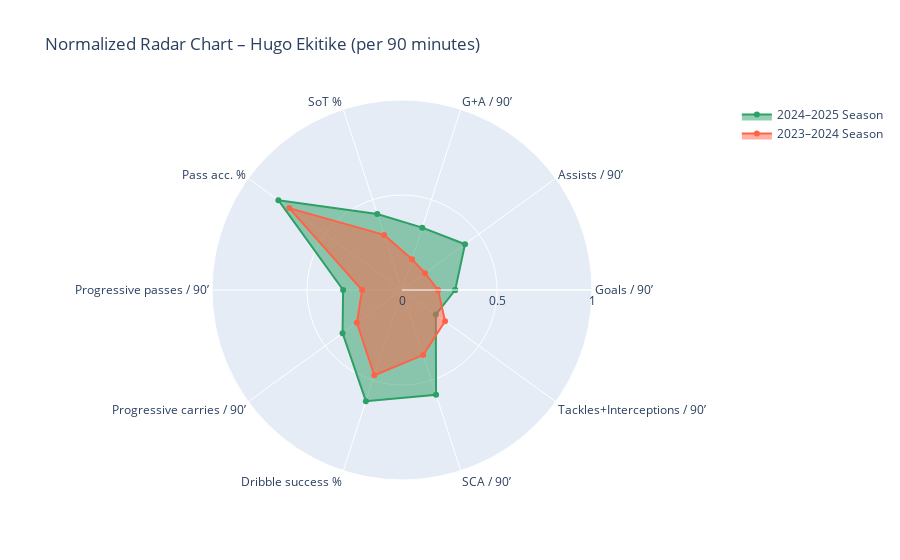

The code cell stored with this chart in its notebook:
### Code cell
import pandas as pd
import plotly.graph_objects as go

# === Player per90 stats for two seasons ===
player_stats_current = {
    "Goals / 90’": 0.28,
    "Assists / 90’": 0.41,
    "G+A / 90’": 0.69,
    "SoT %": 42.1,
    "Pass acc. %": 86.2,
    "Progressive passes / 90’": 3.1,
    "Progressive carries / 90’": 5.8,
    "Dribble success %": 61.5,
    "SCA / 90’": 2.9,
    "Tackles+Interceptions / 90’": 1.1,
}

player_stats_previous = {
    "Goals / 90’": 0.19,
    "Assists / 90’": 0.15,
    "G+A / 90’": 0.34,
    "SoT %": 30.5,
    "Pass acc. %": 83.0,
    "Progressive passes / 90’": 2.1,
    "Progressive carries / 90’": 4.4,
    "Dribble success %": 47.2,
    "SCA / 90’": 1.8,
    "Tackles+Interceptions / 90’": 1.4,
}

# === Define normalizing scale for each stat
scales = {
    "Goals / 90’": (0, 1.0),
    "Assists / 90’": (0, 1.0),
    "G+A / 90’": (0, 2.0),
    "SoT %": (0, 100),
    "Pass acc. %": (50, 95),
    "Progressive passes / 90’": (0, 10),
    "Progressive carries / 90’": (0, 15),
    "Dribble success %": (0, 100),
    "SCA / 90’": (0, 5),
    "Tackles+Interceptions / 90’": (0, 5),
}

# === Normalize values between 0 and 1
def normalize(value, min_val, max_val):
    return max(0, min((value - min_val) / (max_val - min_val), 1))

normalized_current = [normalize(player_stats_current[k], *scales[k]) for k in player_stats_current]
normalized_previous = [normalize(player_stats_previous[k], *scales[k]) for k in player_stats_previous]
categories = list(player_stats_current.keys())

# === Create radar chart
fig = go.Figure()

fig.add_trace(go.Scatterpolar(
    r=normalized_current + [normalized_current[0]],
    theta=categories + [categories[0]],
    fill='toself',
    name='2024–2025 Season',
    line=dict(color='rgba(44, 160, 101, 1)')
))

fig.add_trace(go.Scatterpolar(
    r=normalized_previous + [normalized_previous[0]],
    theta=categories + [categories[0]],
    fill='toself',
    name='2023–2024 Season',
    line=dict(color='rgba(255, 99, 71, 1)')
))

fig.update_layout(
    polar=dict(
        radialaxis=dict(visible=True, range=[0, 1], tickvals=[0, 0.5, 1])
    ),
    showlegend=True,
    title="Normalized Radar Chart – Hugo Ekitike (per 90 minutes)"
)

fig.show()

### Figure 1 — Plotly figure (JSON) as saved in the notebook; plotly's stock layout.template omitted (floating-point values rounded to 4 significant figures)
{"data": [{"fill": "toself", "line": {"color": "rgba(44, 160, 101, 1)"}, "name": "2024–2025 Season", "r": [0.28, 0.41, 0.345, 0.421, 0.8044, 0.31, 0.3867, 0.615, 0.58, 0.22, 0.28], "theta": ["Goals / 90’", "Assists / 90’", "G+A / 90’", "SoT %", "Pass acc. %", "Progressive passes / 90’", "Progressive carries / 90’", "Dribble success %", "SCA / 90’", "Tackles+Interceptions / 90’", "Goals / 90’"], "type": "scatterpolar"}, {"fill": "toself", "line": {"color": "rgba(255, 99, 71, 1)"}, "name": "2023–2024 Season", "r": [0.19, 0.15, 0.17, 0.305, 0.7333, 0.21, 0.2933, 0.472, 0.36, 0.28, 0.19], "theta": ["Goals / 90’", "Assists / 90’", "G+A / 90’", "SoT %", "Pass acc. %", "Progressive passes / 90’", "Progressive carries / 90’", "Dribble success %", "SCA / 90’", "Tackles+Interceptions / 90’", "Goals / 90’"], "type": "scatterpolar"}], "layout": {"polar": {"radialaxis": {"range": [0, 1], "tickvals": [0, 0.5, 1], "visible": true}}, "showlegend": true, "title": {"text": "Normalized Radar Chart – Hugo Ekitike (per 90 minutes)"}}}
